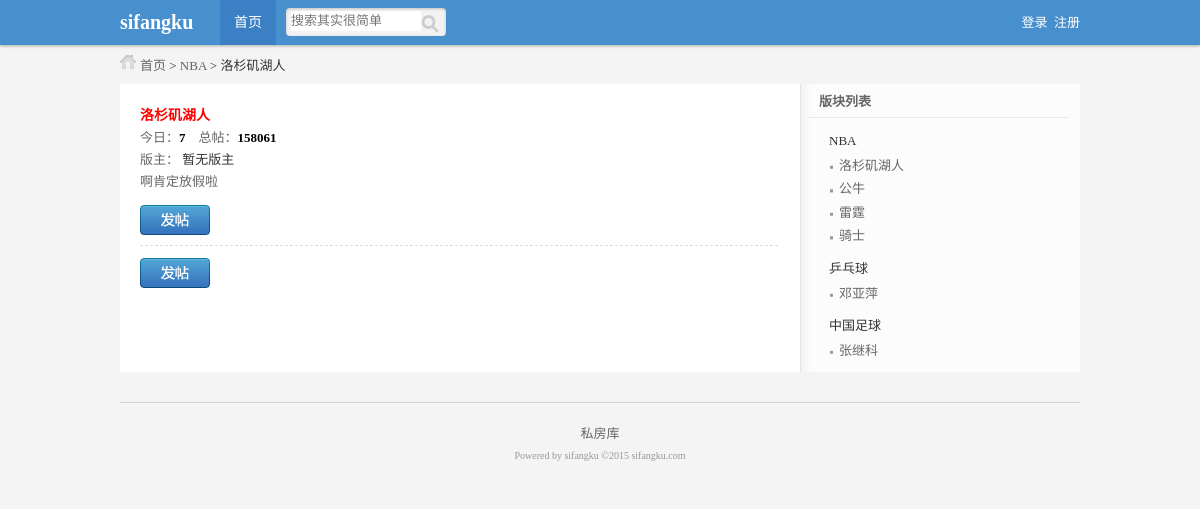
The page /list_son.php?id=1 on the database as committed earlier.
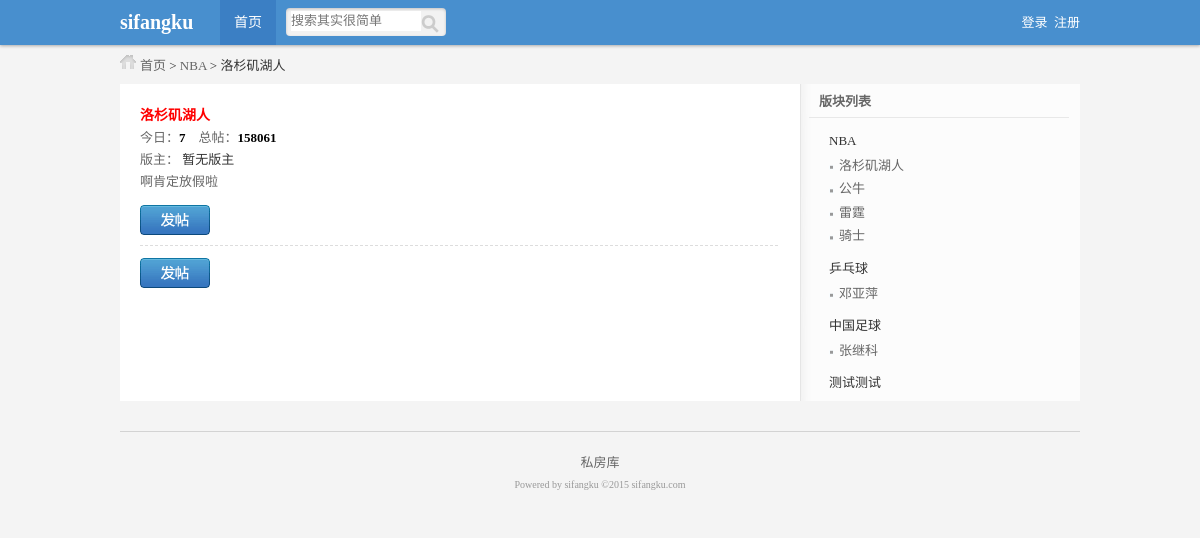
The same page on the database as committed later.
### tables this page shows
CREATE TABLE IF NOT EXISTS `sfk_father_module` (
  `id` int(10) unsigned NOT NULL AUTO_INCREMENT,
  `module_name` varchar(66) NOT NULL,
  `sort` int(11) NOT NULL DEFAULT '0',
  PRIMARY KEY (`id`)
);

CREATE TABLE IF NOT EXISTS `sfk_son_module` (
  `id` int(255) unsigned NOT NULL AUTO_INCREMENT,
  `father_module_id` int(10) unsigned NOT NULL DEFAULT '1',
  `module_name` varchar(66) DEFAULT NULL,
  `info` varchar(255) DEFAULT NULL,
  `member_id` int(10) unsigned DEFAULT '0',
  `sort` int(10) unsigned DEFAULT '0',
  PRIMARY KEY (`id`)
);

### inc/mysql.inc.php (called while the page is built, shortened)
<?php
function execute($link,$query){
    $result=mysqli_query($link,$query);
    return $result;
}
?>

### inc/list_right.inc.php (the view)
<div id="right">
    <div class="classList">
        <div class="title">版块列表</div>
        <ul class="listWrap">
            <?php
            $query="select * from sfk_father_module";
            $result_father=execute($link,$query);
            while ($data_father=mysqli_fetch_assoc($result_father)){
                ?>
                <li>
                    <h2><a href="list_father.php?id=<?php echo $data_father['id'];?>"><?php echo $data_father['module_name']?></a></h2>
                    <ul>
                        <?php
                        $query="select * from sfk_son_module where father_module_id={$data_father['id']}";
                        $result_son=execute($link,$query);
                        while($data_son=mysqli_fetch_assoc($result_son)){
                            echo "<li><h3><a href='list_son.php?id={$data_son['id']}'>{$data_son['module_name']}</a></h3></li>";
                        }
                        ?>
                    </ul>
                </li>
                <?php
            }
            ?>
        </ul>
    </div>
</div>

### list_son.php (shortened to what this page needs)
<?php
include "inc/mysql.inc.php";
$link=connect();
$query="select * from sfk_son_module where id={$_GET['id']}";
$result_son=execute($link,$query);
$data_son=mysqli_fetch_assoc($result_son);
$query="select * from sfk_member where id={$data_son['member_id']}";
$result_member=execute($link,$query);
?>
<?php include "inc/header.inc.php";?>
<div id="position" class="auto">
    <?php
        $query="select * from sfk_father_module where id={$data_son['father_module_id']}";
        $result_father=execute($link,$query);
        $data_father=mysqli_fetch_assoc($result_father);
    ?>
    <a>首页</a> &gt; <a href="list_father.php?id=<?php echo $data_father['id']?>"><?php echo $data_father['module_name']?></a> &gt; <?php echo $data_son['module_name']?>
</div>
<div id="main" class="auto">
    <div id="left">
        <div class="box_wrap">
            <h3><?php echo $data_son['module_name']?></h3>
            <div class="num">
                今日：<span>7</span>&nbsp;&nbsp;&nbsp;
                总帖：<span>158061</span>
            </div>
            <div class="moderator">版主：
                <span>
                    <?php
                        if (mysqli_num_rows($result_member)==0){
                            echo '暂无版主';
                        }else{
                            $data_member=mysqli_fetch_assoc($result_member);
                            echo $data_member['name'];
                        }
                    ?>
                </span>
            </div>
            <div class="notice"><?php echo $data_son['info']?></div>
            <div class="pages_wrap">
                <a class="btn publish" href="publish.php?son_module_id=<?php echo $_GET['id']?>"></a>
            </div>
        </div>
        <ul class="postsList">
        </ul>
        <div class="pages_wrap">
            <a class="btn publish" href="publish.php?son_module_id=<?php echo $_GET['id']?>"></a>
        </div>
    </div>
    <?php include "inc/list_right.inc.php"?>
</div>
<?php include "inc/footer.inc.php";?>

Rows that differ between the two databases and show on the page:
added sfk_father_module: module_name "测试测试"
